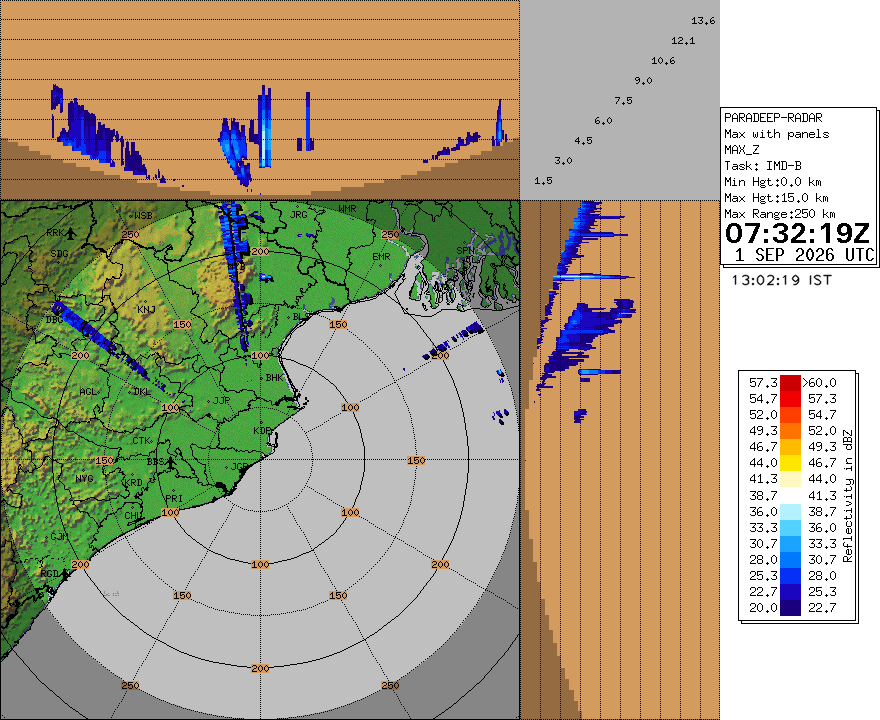
#> input picture ml/data/raw/radar/current/paradip_max_z_20260901T080415Z.gif, 880 x 720 px; its folder holds 2 pictures in this run
$ python crop_radar.py
#> lines starting #> are read from the running program, lines starting #| are printed output that depends on the picture
from pathlib import Path
from PIL import Image


RAW_DIR = Path("data/raw/radar/current")

OUT_DIR = Path("data/processed/radar/frames")
OUT_DIR.mkdir(parents=True, exist_ok=True)


print("\n========== RADAR SPATIAL CROP ==========\n")


files = sorted(RAW_DIR.glob("*.gif"))

if not files:
    print("[ERROR] No radar GIF files found.")
    raise SystemExit(1)


for input_file in files:

    print("Processing:", input_file.name)

    image = Image.open(input_file).convert("RGB")
#> image is the input picture: PIL image 880x720 RGB; mean R, G, B 171.9, 164.1, 136.3

    width, height = image.size
#> width = 880; height = 720

    print("Original:", width, "x", height)
#| Original: 880 x 720

    # --------------------------------------------------------
    # Radar/map region identified from diagnostic inspection
    # --------------------------------------------------------

    crop = image.crop(
        (0, 0, 720, 720)
    )
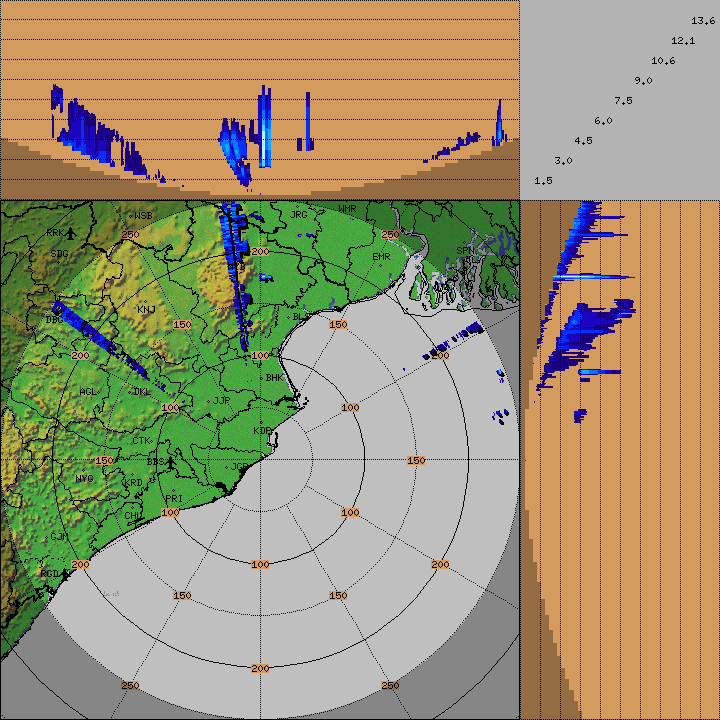
#> crop: PIL image 720x720 RGB; mean R, G, B 158, 148.8, 114.8

    output_file = OUT_DIR / (
        input_file.stem + "_radar.png"
    )

    crop.save(output_file)

    print(
        "[OK]",
        input_file.name,
        "->",
        output_file.name
    )

    print(
        "Output size:",
        crop.size
    )
#| Output size: (720, 720)

    print()
#> pass 2 of the loop `for input_file in files:`:
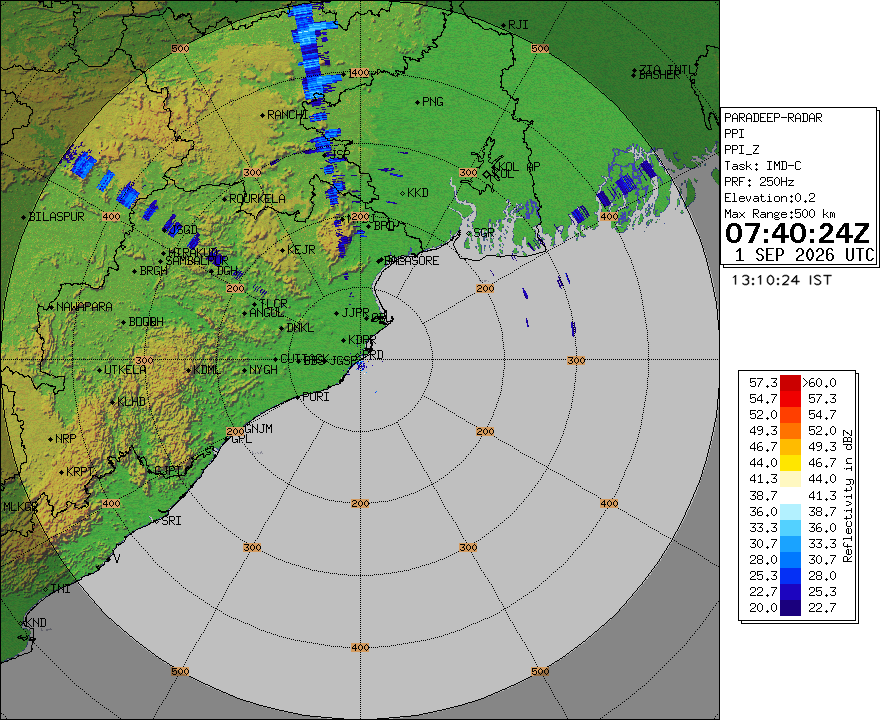
#> input picture ml/data/raw/radar/current/paradip_ppi_z_20260901T080415Z.gif, 880 x 720 px
#> image is the input picture: PIL image 880x720 RGB; mean R, G, B 152.2, 170.7, 138.6
#| Original: 880 x 720
#> `crop = image.crop( (0, 0, 720, 720) )`:
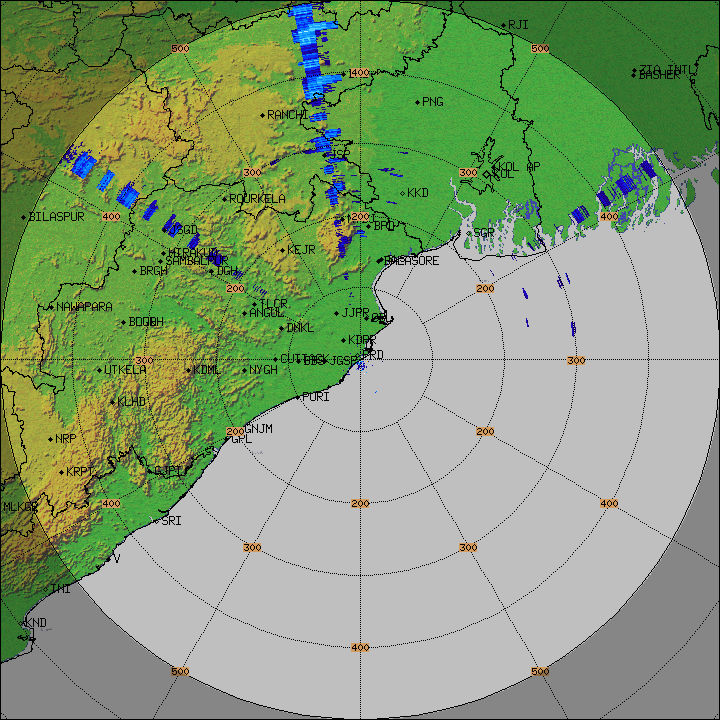
#> crop: PIL image 720x720 RGB; mean R, G, B 133.9, 156.8, 117.5
#| Output size: (720, 720)


print("========== COMPLETE ==========\n")
